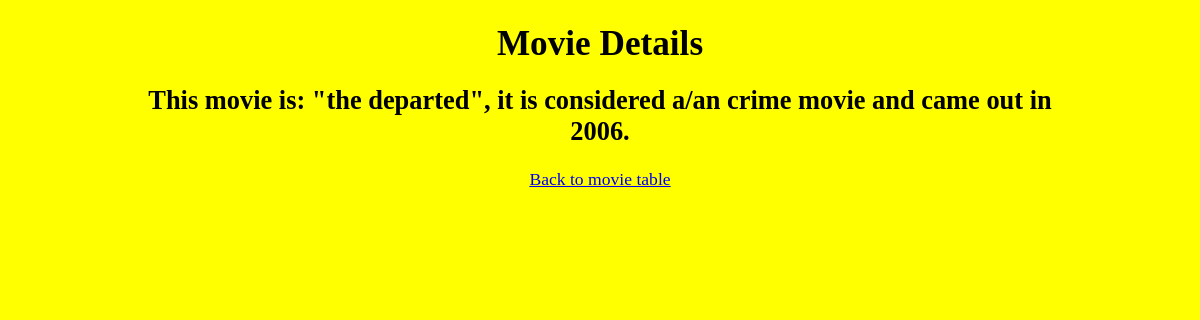
Page /api/movies/movie_details/3 on the committed database.
### app/models.py (models this page shows, shortened)
class Movie(models.Model):
    title = models.CharField(max_length = 100, default='')
    genre = models.CharField(max_length = 100, default='')
    year = models.IntegerField(default=2025)

### app/views.py (the view)
# urls.py: path("movies/movie_details/<int:movie_id>", movie_details, name='movie_table_details'),
def movie_details(request, movie_id):
    try:
        movie = Movie.objects.get(id=movie_id)
    except ObjectDoesNotExist:
        return print("Movie not found.")
    return render(request, 'movie_details.html', {'movie': movie})

### app/templates/movie_details.html (shortened to what this page needs)
{% extends 'base.html' %}
{% block body %}
<div id="wrapper">
<h1>Movie Details</h1>
<h2>This movie is: "{{movie.title}}", it is considered
    a/an {{movie.genre}} movie and came out in {{movie.year}}.
</h2>
<a href="{% url 'movie_table' %}">Back to movie table</a>
</div>
{% endblock %}

### app/static/styles.css (style rules this page uses)
body { background: yellow; text-align: center; }
#wrapper { width:940px; height: 500px; margin:0 auto; font-size: 1.1em; }
h1 { margin-bottom: 15px; }

### rows in the picture
Movie: title "the departed", genre "crime", year "2006"
